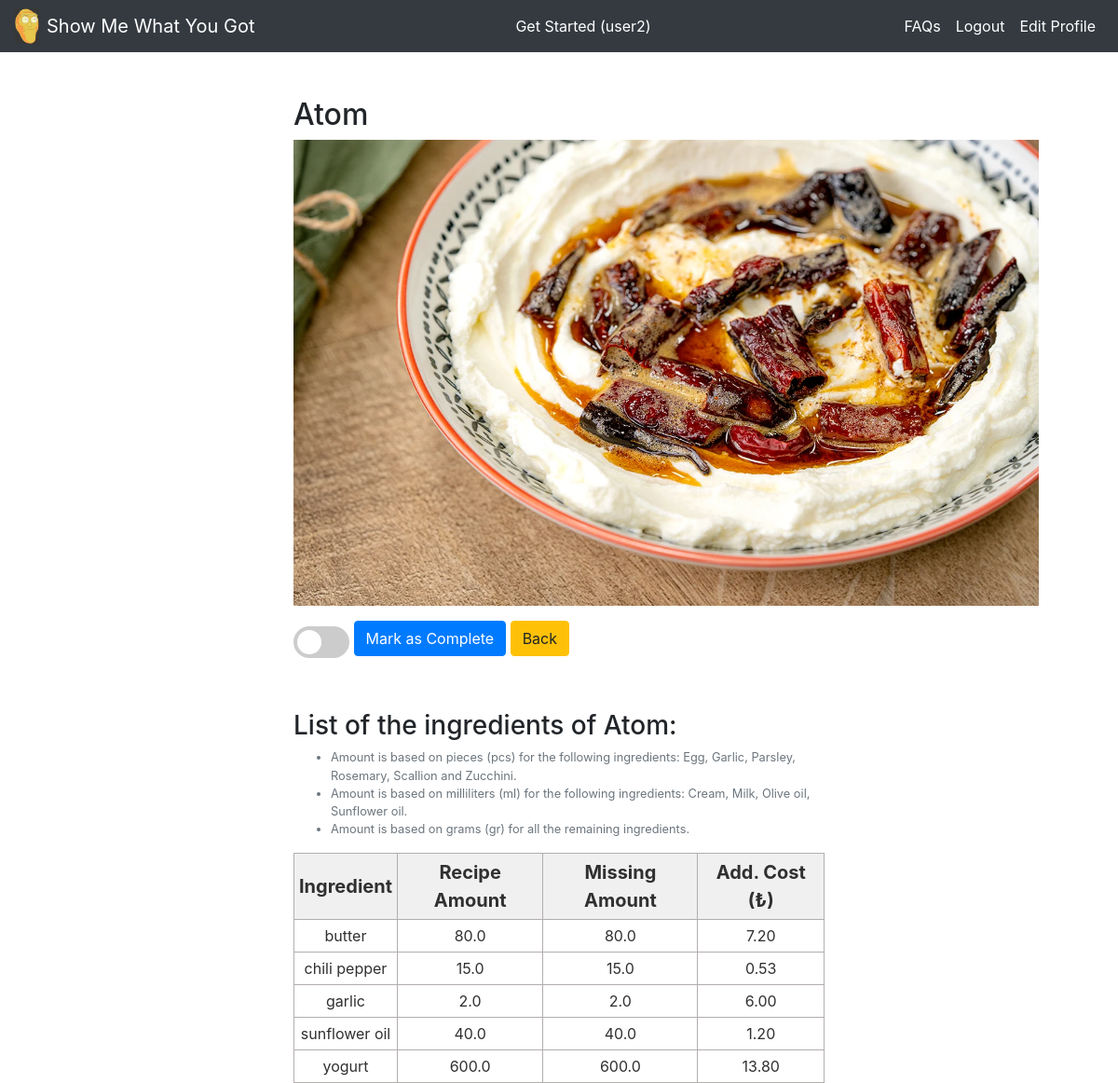
The page /recipe_list/Atom/ (signed in) on the database its author committed.
### rrs_app/models.py (models this page shows, shortened)
class Recipe(models.Model):
    title = models.CharField(max_length=128)
    slug = models.SlugField(allow_unicode=True,unique=True)
    meal_type = models.CharField(max_length=16)
    diet_type = models.CharField(max_length=16)
    effort = models.CharField(max_length=16)
    description = models.TextField()
    photo = models.ImageField(null=True, upload_to='recipe_photos/')
    total_cost = models.FloatField(default=0, blank=True)
    class Meta:
        ordering = ('title',)

class RecipeIngredient(models.Model):
    recipe = models.ForeignKey(Recipe, on_delete=models.CASCADE)
    ingredient = models.ForeignKey(Ingredient, on_delete=models.CASCADE)
    amount = models.FloatField(default=0, validators=[MinValueValidator(0), MaxValueValidator(1000000)])
    class Meta:
        unique_together = (('recipe', 'ingredient'))
        ordering = ('recipe','ingredient')

class Ingredient(models.Model):
    title = models.CharField(max_length=128)
    unit_type = models.CharField(max_length=16)
    unit_cost = models.FloatField(default=0)
    photo = models.ImageField(null=True, upload_to='ingredient_photos/')
    class Meta:
        ordering = ('title',)
    def __str__(self):
        return self.title

class UserIngredient(models.Model):
    user = models.ForeignKey(User, on_delete=models.CASCADE)
    ingredient = models.ForeignKey(Ingredient, on_delete=models.CASCADE)
    amount = models.FloatField(default=0)
    total_cost = models.FloatField(default=0, blank=True)
    class Meta:
        unique_together = (('user', 'ingredient'))
        ordering = ('user','ingredient')

### rrs_app/views.py (the view, shortened to what this page needs)
# urls.py: path('recipe_list/<str:slug>/',views.recipe_detail_view,name='recipe_detail'),
def recipe_detail_view(request, slug):
    if not request.user.is_authenticated:
        messages.warning(request, ('Redirecting to the home page!'))
        return redirect('home')
    rec = Recipe.objects.get(slug=slug)
    inf = UserInfo.objects.get(user=request.user)
    recipe_list = []
    ingredient_list = []
    for rec_item in RecipeIngredient.objects.filter(recipe=rec):
        ing = Ingredient.objects.get(title=rec_item.ingredient)
        recipe_list.append(rec_item)
        try:
            user_item = UserIngredient.objects.get(user=request.user, ingredient=rec_item.ingredient)
            amount_diff = rec_item.amount * inf.portion - user_item.amount
            if amount_diff > 0:
                user_item.amount = amount_diff
                if ing.unit_type != 'count':
                    user_item.total_cost = ing.unit_cost * user_item.amount / 1000
                else:
                    user_item.total_cost = ing.unit_cost * user_item.amount
            else:
                user_item.amount = "-"
                user_item.total_cost = "-"
            ingredient_list.append(user_item)
        except:
            rec_item.amount = rec_item.amount * inf.portion
            if ing.unit_type != 'count':
                rec_item.total_cost = ing.unit_cost * rec_item.amount / 1000
            else:
                rec_item.total_cost = ing.unit_cost * rec_item.amount
            ingredient_list.append(rec_item)
    ingredient_list = list(zip(recipe_list, ingredient_list))
    return render(request, 'rrs_app/recipe_detail.html', {'recipe_details':rec, 'ingredient_list':ingredient_list})

### rrs_app/templates/rrs_app/recipe_detail.html (shortened to what this page needs)
{% extends 'rrs_app/base.html' %}
{% block content %}
<br></br>
<div class = "col-md-6 offset-md-3">
  <h2> {{ recipe_details.title }} </h2>
  <p><a href="{{ recipe_details.description }}" target="_blank">
    <img src="{{ recipe_details.photo.url }}" alt="{{recipe_details.title}}" style="width: 800px; height: 500px;">
  </a></p>
  <form method="POST", action="{% url 'recipe_detail' recipe_details.slug %}">
    <label class="switch">
      <span class="slider round"></span>
    </label>
    <input type="submit" class="btn btn-primary" name="completed" value="Mark as Complete">
    <a class='btn btn-warning' href="{% url 'recipe_list' %}">Back</a>
  </form>
  <br></br>
  <h3> List of the ingredients of {{ recipe_details.title }}: </h3>
  <span class="form-text text-muted"><small></span>
    <ul class="form-text text-muted">
      <li>Amount is based on pieces (pcs) for the following ingredients: Egg, Garlic, Parsley, Rosemary, Scallion and Zucchini.</li>
      <li>Amount is based on milliliters (ml) for the following ingredients: Cream, Milk, Olive oil, Sunflower oil.</li>
      <li>Amount is based on grams (gr) for all the remaining ingredients.</li>
    </ul>
    <table class="demTable">
      <thead>
        <tr>
          <th>Ingredient</th>
          <th>Recipe Amount</th>
          <th>Missing Amount</th>
          <th>Add. Cost (₺)</th>
  			</tr>
  		</thead>
      <tbody>
        {% for ingredient_object in ingredient_list %}
  			<tr>
          <td>{{ingredient_object.0.ingredient}}</td>
          <td>{{ingredient_object.0.amount}}</td>
          <td>{{ingredient_object.1.amount}}</td>
          <td>{{ingredient_object.1.total_cost|floatformat:2}}</td>
        </tr>
        {% endfor %}
  </div>
{% endblock %}

### rrs_app/templates/rrs_app/base.html (shortened to what this page needs)
<!doctype html>
{% load static %}
<html lang="en">
  <head>
    <link rel="stylesheet" href="https://stackpath.bootstrapcdn.com/bootstrap/4.3.1/css/bootstrap.min.css">
    <link rel="stylesheet" href="{% static 'css/base.css' %}">
  </head>
  <body>
    <nav class="navbar navbar-expand-lg navbar-dark bg-dark">
      <a href="{% url 'home' %}">
        <img src="{% static 'images/SMWYG.png' %}" alt="" width="26" class="d-inline-block align-middle mr-2">
      </a>
      <a class="navbar-brand" href="{% url 'home' %}">Show Me What You Got</a>
      <div class="collapse navbar-collapse" id="navbarSupportedContent">
        {% if user.is_authenticated and user.username|length < 32 %}
        <ul class="navbar-nav ml-auto text-center">
          <li class="nav-item active">
            <a class="nav-link" href="{% url 'input_form' %}">Get Started ({{user.username}})</a>
          </li>
        </ul>
        {% else %}
        <ul class="navbar-nav ml-auto text-center">
          <li class="nav-item active">
            <a class="nav-link" href="{% url 'input_form' %}">Get Started as Guest</a>
          </li>
        </ul>
        {% endif %}
        <ul class="navbar-nav ml-auto">
          {% if user.is_authenticated %}
          <li class="nav-item active">
            <a class="nav-link" href="{% url 'faq' %}">FAQs</a>
          </li>
          <li class="nav-item active">
            <a class="nav-link" href="{% url 'logout' %}">Logout</a>
          </li>
          <li class="nav-item active">
            <a class="nav-link" href="{% url 'edit_profile' %}">Edit Profile</a>
          </li>
          {% endif %}
        </ul>
      </div>
    </nav>
    {% block content %}
    {% endblock %}
  </body>
</html>

### rrs_app/static/css/base.css (style rules this page uses)
.demTable { width:100%; border:1px solid #b3adad; border-collapse:collapse; border-spacing:1px; padding:5px; margin-right: auto; }
.demTable th { border:1px solid #b3adad; text-align:center; font-size: 20px; padding:5px; background: #f0f0f0; color: #313030; }
.demTable td { border:1px solid #b3adad; text-align:center; font-size: 16px; padding:5px; background: #ffffff; color: #313030; }
.switch { position: relative; display: inline-block; width: 60px; height: 34px; }
.slider { position: absolute; cursor: pointer; top: 0; left: 0; right: 0; bottom: 0; background-color: #ccc; -webkit-transition: .4s; transition: .4s; }
.slider:before { position: absolute; content: ""; height: 26px; width: 26px; left: 4px; bottom: 4px; background-color: white; -webkit-transition: .4s; transition: .4s; }
.slider.round { border-radius: 34px; }
.slider.round:before { border-radius: 50%; }

### rows shown on the page
Recipe: title "Atom", photo (picture)
RecipeIngredient: ingredient.title "butter", amount "80.0", ingredient_object "7.20"
RecipeIngredient: ingredient.title "chili pepper", amount "15.0", ingredient_object "0.53"
RecipeIngredient: ingredient.title "garlic", amount "2.0", ingredient_object "6.00"
RecipeIngredient: ingredient.title "sunflower oil", amount "40.0", ingredient_object "1.20"
RecipeIngredient: ingredient.title "yogurt", amount "600.0", total_cost "13.80"

### other values the page prints
{{ user.username }} "user2"
